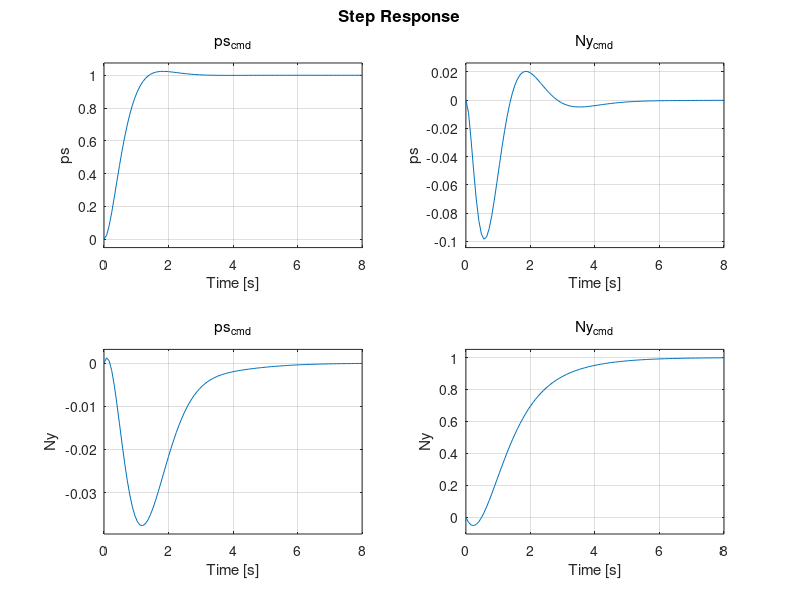

Here is the MATLAB script that generated this plot: (Note: this script raises an error after producing the figure.)
clc; clear; close all;

g = 32.174;                          % gravitational acceleration (ft/s^2)

Yb_V0 = -0.11794;
Yps_V_0 = 0.00085;
Yrs_V0_m1 = -1.0001;
L_b = -7.0113;
L_ps = -1.4492;
L_rs = 0.22059;
N_b = 6.3035;
N_ps = 0.06511;
N_rs = -0.41172;

Yail_V0 = 0;
Yrud_V0 = 0.015257;
L_ail = -7.9662;
L_rud = 2.6875;
N_ail = 0.60926;
N_rud = -2.3577;

Yb_g = -2.6049;
Yps_g = 0.018724;
Yrs_g = 0.067695;

Yail_g = 0;
Yrud_g = 0.33698;


A_p = [Yb_V0  Yps_V_0    Yrs_V0_m1;
       L_b      L_ps        L_rs;
       N_b      N_ps        N_rs];


B_p = [Yail_V0    Yrud_V0;
      L_ail         L_rud;
      N_ail          N_rud];

C_p_reg = [0    1   0;
          Yb_g    Yps_g   Yrs_g];

D_p_reg = [0    0;
          Yail_g     Yrud_g];


eig(A_p)
Co = ctrb(A_p, B_p);
rank(Co);

% Plant
A = [zeros(2, 2) C_p_reg;
    zeros(3, 2) A_p];

B = [D_p_reg;
    B_p];

B_ref = [-eye(2);
    zeros(3,2)];


rank(ctrb(A,B));


% LQR
Q_lqr = diag([1.025 1.0289 0 0 1.6021]);

R_lqr = diag([1 0.49129]);

K_lqr = lqr(A, B, Q_lqr, R_lqr);

eig(A)
eig(A - B * K_lqr);

% Closed Loop System
A_cl = A - B * K_lqr;
B_cl = B_ref;
C_cl = [zeros(2,2) C_p_reg] - D_p_reg * K_lqr;
D_cl = zeros(2,2);


sys_cl = ss(A_cl, B_cl, C_cl, D_cl);


sys_cl.InputName = {'ps_{cmd}', 'Ny_{cmd}'};
sys_cl.OutputName = {'ps', 'Ny'};

figure;
step(sys_cl, 8);
grid on


% C - matrix (beta is not directly measured)
C = [1 0 0 0 0;
    0 1 0 0 0;
    0 0 0 1 0;
    0 0 0 0 1];

% B bar
B2 = [-2.036 0.1124;
    -0.1531 -1.452;
    0.1482 1.406;
    -0.001833 -0.01739;
    -0.02397 -0.2274];

B_bar = [B B2];

% ARE weights
v = 0.1; R_0 = 1.4 * eye(4); Q_0 = eye(5);

Q_v = Q_0 + ((v + 1)/v) * B_bar * (B_bar)';

R_v = (v/(v+1)) * R_0;

Pv = icare(A', C', Q_v, R_v);       %(ARE)

Lv = Pv * C' / R_v;                 % Observer Gain


% combined State - Actual and estimated 
A_ob = [A               -B * K_lqr;
       Lv * C                A - B * K_lqr - Lv * C];

B_ob = [B_ref; B_ref];

C_ob = [[zeros(2, 2), C_p_reg],    -D_p_reg * K_lqr];

D_ob = zeros(2, 2);

sys_ob = ss(A_ob, B_ob, C_ob, D_ob);

sys_ob.InputName = {'ps_{cmd}', 'Ny_{cmd}'};
sys_ob.OutputName = {'ps', 'Ny'};

% Compare full state LQR and observer based LQR
figure;
step(sys_cl, 'r', sys_ob, 'g--', 8);
legend('Full State LQR', 'OBLTR');
grid on;


eig(A - Lv*C);           % error tends to zero (e = x - x_hat)


% Adaptive Law Constants
R_0_half = R_0^(-0.5);

M = B_bar' * C' * R_0_half;

[U, Sig, V] = svd(M);

W = (U * V')';

Gamma = 10 * norm(Lv);      % Adaptation Rate

S = [eye(2) zeros(2)];


% Regressor Phi
c_rbf = deg2rad(-4:1:4);            % 9 centers
sig_rbf = deg2rad(4/3);
Phi = @(xh) exp(-(xh(3) - c_rbf').^2 / (2 * (sig_rbf)^2));     % xh = beta


% uncertainty model

Lambda = 0.1 * eye(2);

f_beta = @(b) 1 - exp(-(b/0.0233)^2); 

Kp = K_lqr(:, 3:5);  % proportional gain
%d = @(x) Kp * x(3:5) + f_beta(x(3)) * [1; 1];
d = @(x) f_beta(x(3)) * [1; 1];



% Time loop simulation
dt = 0.003; T = 40;
t = 0:dt:T; nT = numel(t);

%ycmd = [deg2rad(10)*((t>1 & t<11) - (t>21 & t<31));   % Commands: ps pulses +/-10 deg/s, Ny pulse 0.1 g
        %0.1*(t>6 & t<16)];

 ycmd = [deg2rad(10)*((t>1 & t<11)- (t>21 & t<31));
 0.0*(t>6 & t<16)];

unc_on = [0 1 1];           % nominal, uncertain + baseline, uncertain + baseline +adaptive
adapt_on = [0 0 1];

Y = zeros(2, nT, 3);        % row = ps, Ny
Yh = zeros(2, nT, 3);       % observer's estimated [ps; Ny]
U = zeros(2, nT, 3);        % control input [aileron; rudder]

for c = 1:3
    Lam = eye(2) - unc_on(c)* 0.9 * eye(2);

    x = zeros(5,1);
    xh = zeros(5,1);
    Th = zeros(9,2);
     

    for k = 1:nT
        u_bl = -K_lqr * xh;
        ph = Phi(xh);
        u = u_bl - adapt_on(c)* (Th' * ph);
        dk = unc_on(c) * d(x);
        e_y = C * (xh - x);
    
        Y(:,k,c) = C_p_reg*x(3:5) + D_p_reg*Lam*(u + dk);
        Yh(:,k,c) = C_p_reg*xh(3:5) + D_p_reg*u_bl;
        
        x_dot = A * x + B * Lam * (u + dk) + B_ref * ycmd(:,k);
        xh_dot = A * xh + B * u_bl + Lv * (C * x - C * xh) + B_ref * ycmd(:,k);
        Th_dot = -Gamma * ph * e_y' * R_0_half * W * S';
    
        
        x = x + x_dot * dt;
        xh = xh + xh_dot * dt;
        Th = Th + adapt_on(c) * Th_dot * dt;
        U(:,k,c) = u;
    
     end
end


%Plot
figure;
names = {'Nominal', 'Baseline + unc', 'Adaptive + unc'};
%names = {'Nominal', 'Baseline + unc', 'Adaptive + unc', ...
         %'Estimated (baseline + unc)', 'Estimated (adaptive + unc)'};
%names = {'Nominal', 'Baseline + unc', 'Adaptive + unc', 'Estimated (adaptive + unc)'};
for i = 1:2
    subplot(2,1,i); hold on; grid on
    plot(t, ycmd(i,:), 'k');
    plot(t, Y(i,:,1), 'b', t, Y(i,:,2), 'r', t, Y(i,:,3), 'g--', 'LineWidth', 1.5);
    %plot(t, Yh(i,:,2), 'm:', t, Yh(i,:,3), 'k-.', 'LineWidth', 1.5);
    %plot(t, Yh(i,:,3), 'k-.', 'LineWidth', 1.5);
end
subplot(2,1,1); ylabel('p_s (rad/s)'); legend(['Command', names]);
subplot(2,1,2); ylabel('N_y (g)');     xlabel('t (s)');



figure;
ctrl = {'\delta_{ail} (deg)', '\delta_{rud} (deg)'};
for i = 1:2
    subplot(2,1,i); hold on; grid on
    plot(t, rad2deg(U(i,:,1)), 'b', t, rad2deg(U(i,:,2)), 'r', ...
         t, rad2deg(U(i,:,3)), 'g--', 'LineWidth', 1.5);
    ylabel(ctrl{i});
end
subplot(2,1,1); legend(names);
subplot(2,1,2); xlabel('t (s)');
